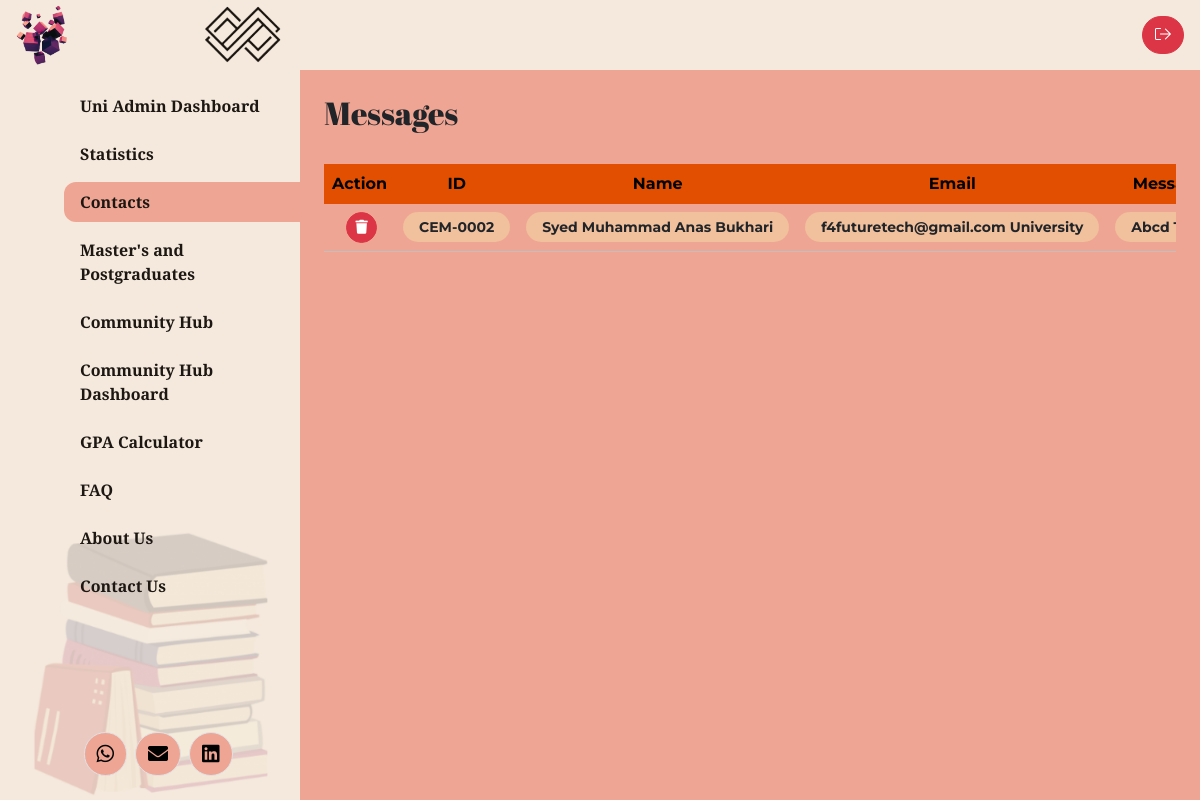
Screenshot of /ad_contacts.php (signed in) with the database file from the repository.
### tables this page shows
CREATE TABLE `contactmessages` (
  `ID` int NOT NULL,
  `Name` varchar(100) NOT NULL,
  `Email` varchar(100) NOT NULL,
  `Message` text NOT NULL,
  `CreatedAt` timestamp NULL DEFAULT CURRENT_TIMESTAMP
);

### ad_contacts.php (the view, shortened to what this page needs)
<?php
require_once "db_conn.php";
?>
<!DOCTYPE html>
<html lang="en">
    <head>
        <link rel="stylesheet" href="./assets/dist/css/bootstrap.min.css">
        <link rel="stylesheet" href="./assets/dist/fontawesome/css/all.css">
        <link rel="stylesheet" href="./assets/dist/css/style.css">
    </head>
    <body cz-shortcut-listen="true">
        <?php include 'header.php'; ?>
        <div class="container-fluid">
            <div class="row">
                <?php include "navbar.php"; ?>
                <main class="col-md-8 ms-sm-auto col-lg-9 px-md-4 py-4">
                    <div class="d-flex justify-content-between flex-wrap flex-md-nowrap align-items-center pb-2 mb-3">
                        <h2 class="h2 page-title">Messages</h2>
                    </div>
                    <div class="table-responsive">
                        <table class="table text-center table-programs">
                            <thead>
                                <tr>
                                    <th>Action</th>
                                    <th>ID</th>
                                    <th>Name</th>
                                    <th>Email</th>
                                    <th>Message</th>
                                </tr>
                            </thead>
                            <tbody>
                                <?php
                                $sql = "SELECT * FROM ContactMessages";
                                $result = mysqli_query($conn, $sql);
                                if (mysqli_num_rows($result) > 0) {
                                    while ($row = mysqli_fetch_assoc($result)) {
                                        $formatted_id = str_pad($row['ID'], 4, '0', STR_PAD_LEFT);
                                        echo '<tr>';
                                        echo '<td>';
                                        echo '<a href="?delete=1" onclick="return confirm(\'Do you really want to delete this?\')" class="btn btn-sm rounded-5 btn-danger ms-1"><i class="fa fa-trash"></i></a>';
                                        echo '</td>';
                                        echo '<td><span class="badge bg-tea text-dark rounded-5 px-3 py-2 fs-14">CEM-' . $formatted_id . '</span></td>';
                                        echo '<td><span class="badge bg-tea text-dark rounded-5 px-3 py-2 fs-14">' . $row['Name'] . '</span></td>';
                                        echo '<td><span class="badge bg-tea text-dark rounded-5 px-3 py-2 fs-14">' . $row['Email'] . ' University</span></td>';
                                        echo '<td><span class="badge bg-tea text-dark rounded-5 px-3 py-2 fs-14">' . $row['Message'] . '</span></td>';
                                        echo '</tr>';
                                    }
                                } else {
                                    echo '<tr><td colspan="6">No records found</td></tr>';
                                }
                                ?>
                            </tbody>
                        </table>
                    </div>
                </main>
            </div>
        </div>
    </body>
</html>

### rows the page displays
contactmessages: ID "0002", Name "Syed Muhammad Anas Bukhari", Email "f4futuretech@gmail.com", Message "Abcd…"
